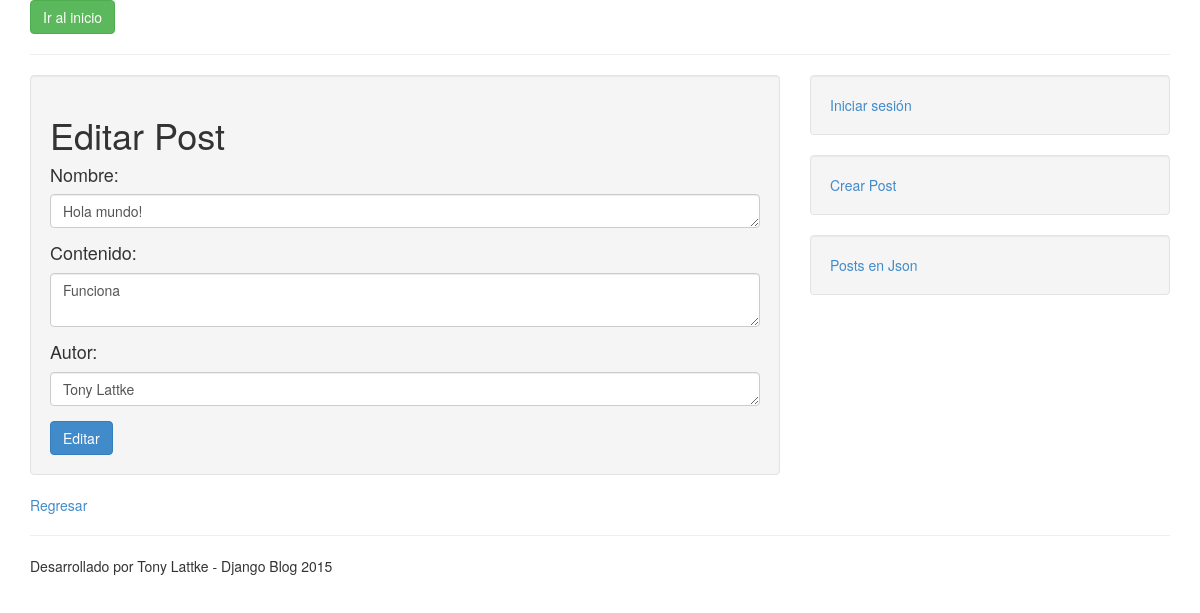
Screenshot of /posts/editar/5 with the database file from the repository.
### posts/models.py (models this page shows)
class Post(models.Model):
	nombre = models.CharField(max_length=200)
	autor = models.CharField(max_length=200)
	contenido = models.TextField()
	pub_fecha = models.DateTimeField('fecha')
	def publicado_recientemente(self):
		return self.pub_fecha >= (timezone.now() - timedelta(days=1))
	publicado_recientemente.admin_order_field = 'pub_fecha'
	publicado_recientemente.boolean = True
	publicado_recientemente.short_description = 'Publicado recientemente?'

### posts/views.py (the view)
# urls.py: url(r'^editar/(?P<post_id>[0-9]+)?$', views.editar),		# Editar
def editar(request,post_id):
	post_id = int(post_id)
	post = get_object_or_404(Post, pk=post_id)
	context = {'post': post}
	return render(request, 'editar.html', context)

### posts/templates/editar.html (shortened to what this page needs)
{% extends "base.html" %}
{% block principal_content %}
<div class="well">
	<h1>Editar Post</h1>
	<form method="post" id="form_crear_post" action="/posts/editar_do">
		<h4>Nombre:</h4>
		<div class="form-group">
			<textarea name="nombre" id="nombre" class="form-control" rows="1" autofocus="autofocus">{{post.nombre}}</textarea>
		</div>
		<h4>Contenido:</h4>
		<div class="form-group">
			<textarea name="contenido" id="contenido" class="form-control">{{post.contenido}}</textarea>
		</div>
		<h4>Autor:</h4>
		<div class="form-group">
			<textarea name="autor" id="autor" class="form-control" rows="1" autofocus="autofocus">{{post.autor}}</textarea>
		</div>
		<button type="submit" class="btn btn-primary">Editar</button>
	</form>
</div>
<a href="/posts/{{post.id}}">Regresar</a>
{% endblock principal_content %}

### rows the page displays
Post: nombre "Hola mundo!", contenido "Funciona", autor "Tony Lattke"
